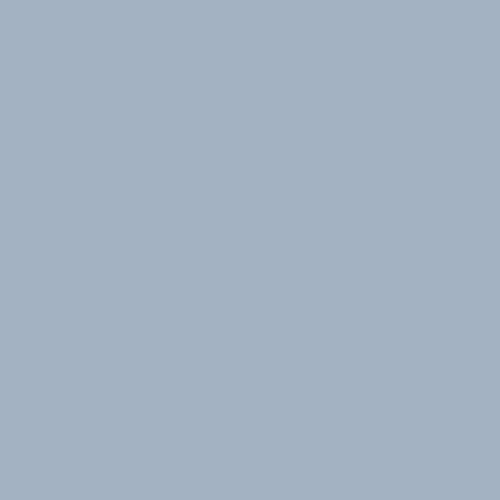
Frame 1 (no input)
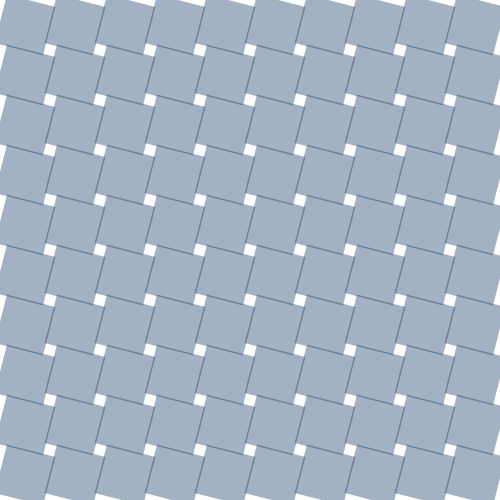
Frame 60 (the mouse pressed at the canvas centre just before this capture)
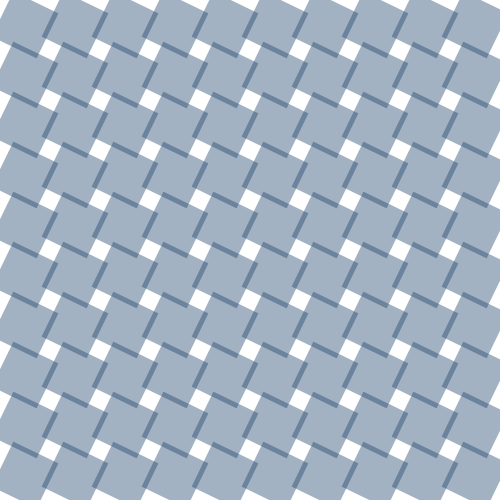
Frame 120 (the mouse held since frame 60 and released just before this capture)

The Processing sketch that drew these frames (run headless with seeded random() and noise(); from frame 60 on, the mouse is pressed at the canvas centre):

// Processing sketch: transformation_05
// ── transformation_05.pde
int iterations;

int rectsize=50;
int posX=rectsize/2;
int posY=rectsize/2;

float angle=0;
float anglespeed=0.05;

void setup() {
  size(500, 500);
  iterations=(500/rectsize)*(500/rectsize);
  
  background(255);
  colorMode(HSB);
  rectMode(CENTER);
  noStroke();
}

void draw() {
  background(255);
   posX=rectsize/2;
 posY=rectsize/2;
  for (int i=0; i<iterations; i++) {
    pushMatrix();
    translate(posX,posY);
    rotate(angle);
    fill(150, 200, 100,100);
    rect(0, 0, rectsize, rectsize);
    posX+=rectsize;
    if (posX>width) {
      posX=rectsize/2;
      posY+=rectsize;
    }
    popMatrix();
  }
  if(angle>PI/2 || angle < 0){
    anglespeed*=-1;
delay(500);  
}
  angle+=anglespeed;
}
